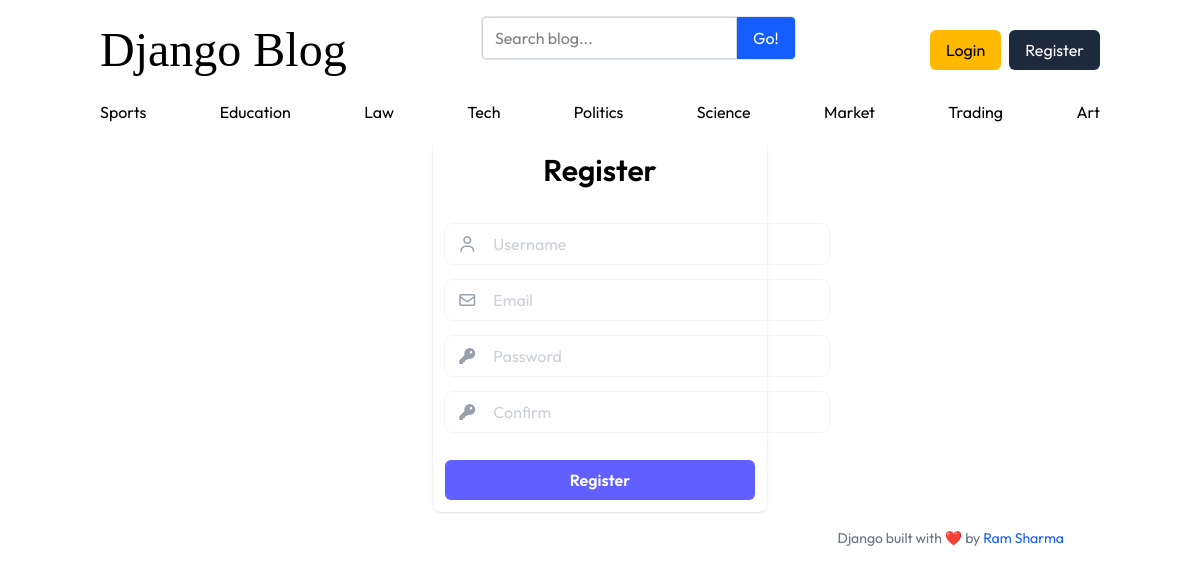
Screenshot of /register/ with the database file from the repository.
### blogs/models.py (models this page shows)
class Category(models.Model):
    category_name=models.CharField(max_length=100,unique=True)
    created_at=models.DateTimeField(auto_now_add=True)
    updated_at=models.DateTimeField(auto_now=True)
    class Meta:
        verbose_name_plural='categories'
    def __str__(self):
        return self.category_name

### blog/views.py (the view, shortened to what this page needs)
# urls.py: path("register/",views.register,name='register'),
def register(request):
   form=RegisterForm()
   return render(request,'register.html',context={'form':form})

### blog/forms.py
class RegisterForm(UserCreationForm):
    email=forms.EmailField(required=True)
    class Meta:
        model=User
        fields=("username","email","password1","password2")
    def __init__(self, *args, **kwargs):
        super().__init__(*args, **kwargs)
        for field_name,field in self.fields.items():
            if field_name=='password1':
                placeholder='Password'
            elif field_name=='password2':
                placeholder='Confirm'
            else:
                placeholder=field_name
            field.widget.attrs.update({
                'class':'w-sm ring ring-gray-100 text-gray-400 p-2 pl-12 transition-all eas-in duration-200 rounded-lg focus:ring-indigo-400 outline-none',
                'placeholder':f'{placeholder.capitalize()}'
            })

### assignments/context_processors.py (called while the page is built)
def get_social_medias(request):
    social_links=SocialMedia.objects.all()
    return dict(social_links=social_links)

### blogs/context_processors.py (called while the page is built)
def categories_processor(request):
    categories=Category.objects.all()
    return dict(categories=categories)

### templates/register.html (shortened to what this page needs)
{% extends 'base.html' %}
{% block content %}
  <div class="w-full flex items-center justify-center">
    <form method="post" class="max-sm:w-full mx-2 w-1/3 rounded-lg shadow-sm p-3 flex flex-col gap-4">
      <h2 class="text-center text-3xl font-semibold mb-5">Register</h2>
      <div class="relative">
        <i class="fa-regular fa-user absolute left-3 top-3 text-gray-400"></i>
        {{ form.username }}
      </div>
      <div class="relative">
        <i class="fa-regular fa-envelope absolute left-3 top-3 text-gray-400"></i>
        {{ form.email }}
      </div>
      <div class="relative">
        <i class="fa-solid fa-key absolute left-3 top-3 text-gray-400"></i>
        {{ form.password1 }}
      </div>
      <div class="relative">
        <i class="fa-solid fa-key absolute left-3 top-3 text-gray-400"></i>
        {{ form.password2 }}
      </div>
      <button type="submit" class="mt-3 text-white bg-indigo-500 rounded-md w-full cursor-pointer px-4 p-2 font-semibold">Register</button>
    </form>
  </div>
{% endblock %}

### templates/base.html (shortened to what this page needs)
{% load static %}
<html lang="en">
  <head>
    <link rel="stylesheet" href="https://cdnjs.cloudflare.com/ajax/libs/font-awesome/7.0.1/css/all.min.css" />
    <link rel="stylesheet" href="{% static 'src/css/output.css' %}" />
  </head>
  <body class="font-sans">
    <div class="w-full min-h-screen">
      <div class="w-10/12 mx-auto flex flex-col pt-4 gap-4">
        <nav class="flex justify-between w-full items-center">
          <h2 class="text-5xl font-serif"><a href="{% url 'home' %}">Django Blog</a></h2>
          <div class="bg-white border border-gray-200 rounded mb-6">
            <form action="{% url 'search_blog' %}" method="get" class="flex">
              <input name="keyword" value="{{ keyword }}" class="flex-1 border border-gray-300 rounded-l px-3 py-2 focus:outline-none focus:ring-2 focus:ring-blue-500" type="text" placeholder="Search blog..." aria-label="Enter search term..." aria-describedby="button-search" />
              <button type="submit" class="bg-blue-600 cursor-pointer text-white px-4 py-2 rounded-r hover:bg-blue-700" id="button-search" type="button">Go!</button>
            </form>
          </div>
          {% if not user.is_authenticated %}
            <div class="flex gap-2">
              <a href="{% url 'login' %}" class="px-4 cursor-pointer p-2 h-fit bg-amber-400 rounded-md text-black">Login</a>
              <a href="{% url 'register' %}" class="px-4 cursor-pointer h-fit rounded-md bg-slate-800 text-white p-2">Register</a>
            </div>
          {% else %}
            <div class="flex gap-2 items-center">
              <a href="{% url 'dashboard' %}">Dashboard</a>
              <a href="{% url 'logout' %}" class="px-4 cursor-pointer h-fit rounded-md bg-emerald-500 text-white p-2">Logout</a>
            </div>
          {% endif %}
        </nav>
        <div class="flex w-full justify-between">
          {% for category in categories %}
            <a href="{% url 'get_category_posts' category.id %}">{{ category }}</a>
          {% endfor %}
        </div>
        {% block content %}
        {% endblock %}
        <footer class="text-sm text-gray-500 text-end pr-9">
          Django built with ❤️ by <span class="text-blue-600">Ram Sharma</span>
        </footer>
      </div>
    </div>
  </body>
</html>

### rows the page displays
Category: category_name "Sports"
Category: category_name "Education"
Category: category_name "Law"
Category: category_name "Tech"
Category: category_name "Politics"
Category: category_name "Science"
Category: category_name "Market"
Category: category_name "Trading"
Category: category_name "Art"
